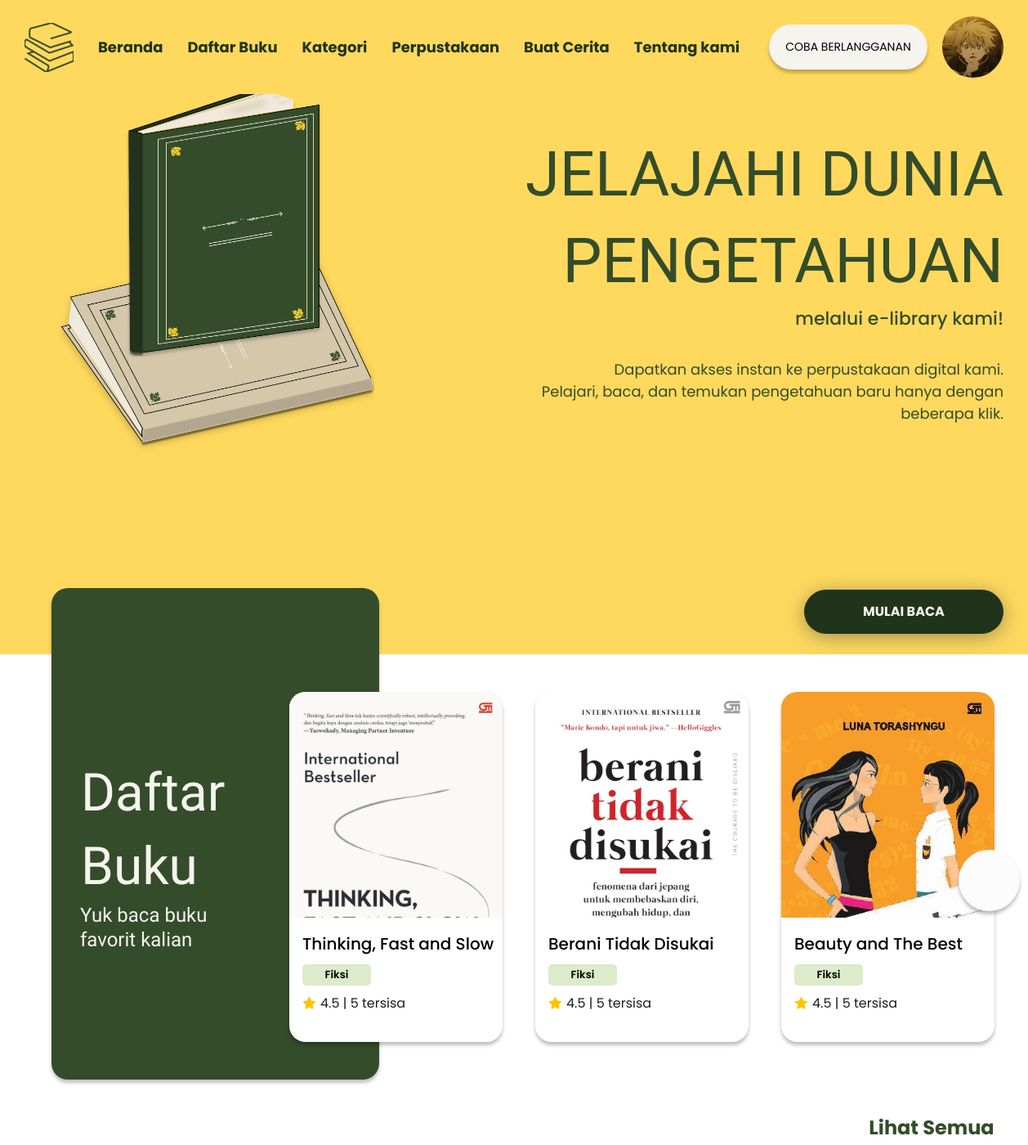
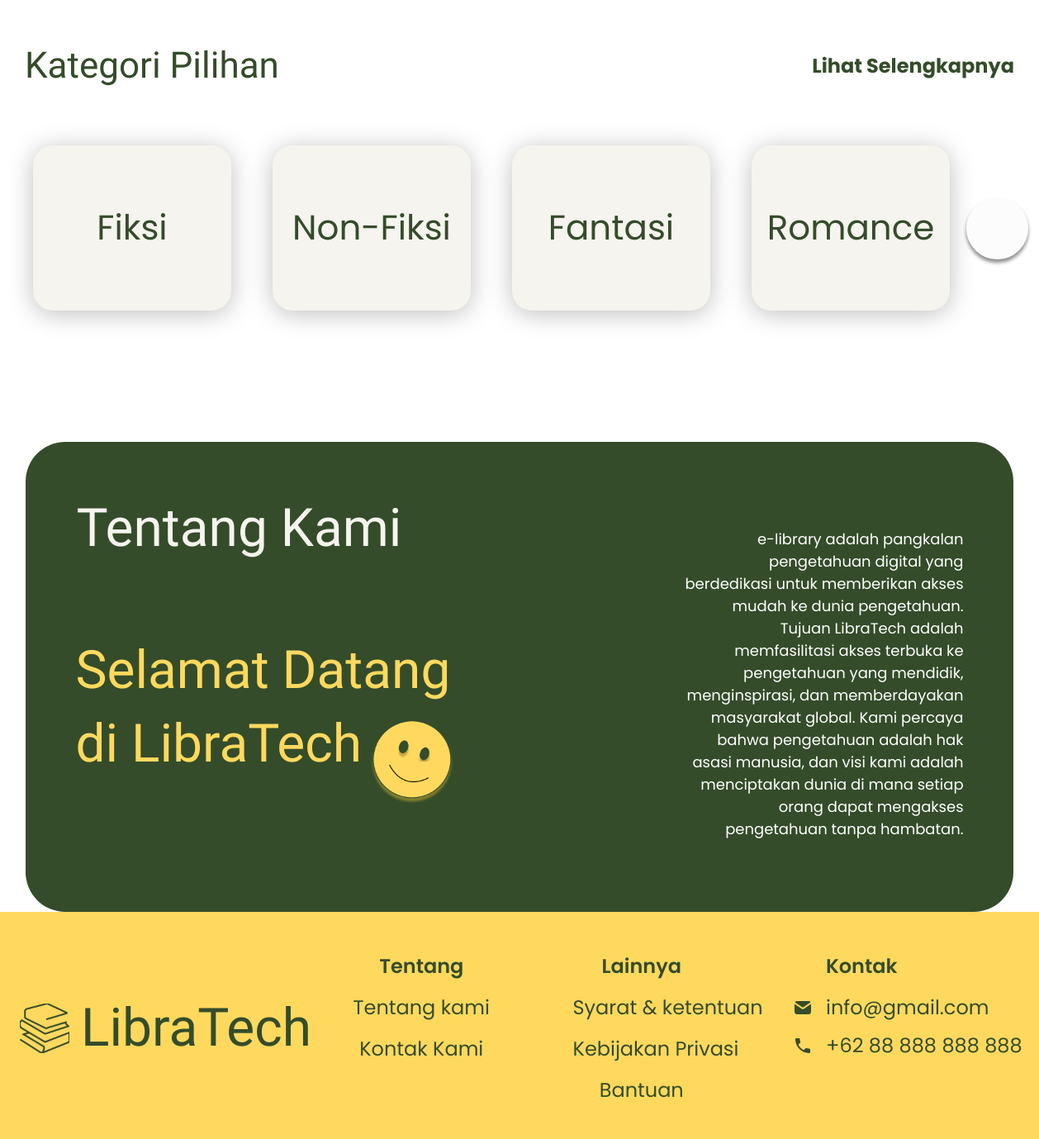
Screenshot of / (signed in) with the database file from the repository (2 pictures, top to bottom).
### tables this page shows
CREATE TABLE `buku` (
  `id_buku` int(11) NOT NULL,
  `judul_buku` varchar(125) NOT NULL,
  `kategori_buku` varchar(125) NOT NULL,
  `penerbit_buku` varchar(125) NOT NULL,
  `penulis_buku` varchar(50) NOT NULL,
  `jumlah_halaman` int(50) NOT NULL,
  `ringkasan_buku` varchar(800) NOT NULL,
  `foto_buku` varchar(255) NOT NULL,
  `rating` float NOT NULL DEFAULT 4.5,
  `link_buku` varchar(225) NOT NULL
);

### index.php (the view, shortened to what this page needs)
<?php
include "config/koneksi.php";
?>
<!DOCTYPE html>
<html>
<head>
  <link rel="stylesheet" href="styles/navigasi.css" />
  <link rel="stylesheet" href="styles/footer.css" />
  <link rel="stylesheet" href="styles/beranda.css" />
</head>
<body id>
  <div class="beranda">
  <?php
if(isset($_SESSION['level'])) {
    if($_SESSION['level'] == "Admin") {
        include "adminnav.php";
    } elseif($_SESSION['level'] = "Anggota") {
        include "navigasi.php";
    } else {
        echo "Role tidak valid";
    }
} else {
    echo "Session role tidak diatur";
}
?>
    <div class="container-landing">
      <div class="container-kiri-kanan">
        <div class="container-kiri">
          <img class="image-landing" src="assets/group-22.png" />
        </div>
        <div class="container-kanan">
          <div class="judul">
            <p class="p2">JELAJAHI DUNIA PENGETAHUAN</p>
            <p class="p1">melalui e-library kami!</p>
          </div>
          <p
            class="p3">
            Dapatkan akses instan ke perpustakaan digital kami.
            <br />
            Pelajari, baca, dan temukan pengetahuan baru hanya dengan beberapa klik.
          </p>
          <div class="button-baca">
          <a href="#baca-buku" style="text-decoration: none; color: #ffffff;">
          <div class="button-baca">
            MULAI BACA
          </div>
          </a>
        </div>
      </div>
      </div>
      <div class="auto-group-container" id="baca-buku">
      <div class="book-list-section">
        <p class="see-all-link"><a href="daftar-buku">Lihat Semua</a></p>
        <div class="book-list-wrapper">
          <p class="book-list-title">Daftar Buku</p>
          <p class="favorite-books-text">Yuk baca buku favorit kalian</p>
        </div>
        <div class="book-frame-container">
        <?php
$query = "SELECT * FROM buku ORDER BY id_buku DESC LIMIT 3";
$result = mysqli_query($koneksi, $query);
if ($result) {
    while ($row = mysqli_fetch_assoc($result)) {
        $judulBuku = $row['judul_buku'];
        $kategoriBuku = $row['kategori_buku'];
        $gambar = $row['foto_buku'];
        $rating = $row['rating'];
        echo '<div class="book-frame">';
        echo '<a href="detail-buku.php?id_buku=' . $row['id_buku'] . '" method="POST" enctype="multipart/form-data">';
        echo '<div class="book-cover"><img src="uploads/' . $gambar . '" alt="' . $judulBuku . '" style="width: 100%; max-width: 300px; height: auto;"></div>';
        echo '<div class="book-details">';
        echo '<div class="container-judul">';
        echo '<p class="book-title">' . $judulBuku . '</p>';
        echo '</div>';
        echo '<div class="book-category">';
        echo '<div class="category-label">' . $kategoriBuku . '</div>';
        echo '<div class="rating-wrapper">';
        echo '<img class="star-icon" src="assets/ph-star-fill-bNR.png" />';
        echo '<p class="rating-text">' . $rating . ' | 5 tersisa</p>';
        echo '</div>';
        echo '</div>';
        echo '</div>';
        echo '</a>';
        echo '</div>';
    }
} else {
    echo "Gagal menjalankan query: " . mysqli_error($koneksi);
}
?>
        </div>
        <div class="arrow-icon-container">
        </div>
      </div>
      <div class="category-selection-section">
        <div class="arrow-icon-wrapper">
        </div>
        <div class="arrow-icon-wrapper">
        </div>
        <div class="category-container">
          <div class="header-category">
            <p class="kategori-p1">Kategori Pilihan</p>
            <p class="kategori-p2"><a href="kategori">Lihat Selengkapnya</a></p>
          </div>
          <div class="menu-kategori-container">
            <a href="" class="menu-kategori">Fiksi</a>
            <a href="" class="menu-kategori">Non-Fiksi</a>
            <a href="" class="menu-kategori">Fantasi</a>
            <a href="" class="menu-kategori">Romance</a>
          </div>
        </div>
      </div>
      <div class="about-us-section" id="tentang">
        <div class="about-us-wrapper">
          <p class="about-us-title">Tentang Kami</p>
          <div class="about-us-content">
            <p class="welcome-message">
              Selamat Datang
              <br />
              di LibraTech
            </p>
            <div class="smile-icon">
              <img class="smile-img" src="assets/auto-group-hsbj.png" />
              <img class="vector-img" src="assets/vector-8-6CH.png" />
            </div>
          </div>
        </div>
        <div class="library-info">
        <p>
          e-library adalah pangkalan pengetahuan digital yang berdedikasi untuk memberikan akses mudah ke dunia pengetahuan.
          <br />
          Tujuan LibraTech adalah memfasilitasi akses terbuka ke pengetahuan yang mendidik, menginspirasi, dan memberdayakan
          masyarakat global. Kami percaya bahwa pengetahuan adalah hak asasi manusia, dan visi kami adalah menciptakan dunia
          di mana setiap orang dapat mengakses pengetahuan tanpa hambatan.
        </p>
      </div>
      </div>
      <?php
    include "footer.php";
    ?>
</body>
</html>

### styles/navigasi.css (style rules this page uses)
html { font-size: 62.5%; }
* { margin: 0; padding: 0; }
a { text-decoration: none; }
body { margin: 0; padding: 0; width: 100vw; }

### styles/footer.css (style rules this page uses)
.about-us-section { box-sizing: border-box; padding: 6rem; width: 95%; display: flex; align-items: center; background-color: #344c2a; border-radius: 4.8rem; flex-shrink: 0; }
.about-us-wrapper { margin: 0rem 25.6rem 6.564rem 0rem; width: 47.5rem; flex-shrink: 0; }
.about-us-title { margin: 0rem 0rem 8.2rem 0.1rem; font-size: 6.4rem; font-weight: 400; line-height: 1.4; color: #f6f4ef; font-family: Bakbak One, "Source Sans Pro"; white-space: nowrap; }
.about-us-content { width: 50%; height: 21.1362rem; position: relative; }
.welcome-message { width: 47.5rem; height: 18rem; position: absolute; left: 0; top: 0; font-size: 6.4rem; font-weight: 400; line-height: 1.4; color: #ffd95e; font-family: Bakbak One, "Source Sans Pro"; }
.smile-icon { box-sizing: border-box; padding: 3.486rem 3.556rem 2.519rem 2.77rem; width: 11.7362rem; height: 11.7362rem; position: absolute; left: 34.9rem; top: 9.4rem; align-items: center; display: flex; flex-direction: column; background-size: cover; background-repeat: no-repeat; background-position: center; background-image: url("../assets/ellipse-8-KkV.png"); }
.smile-img { margin: 0rem 0rem 0.42rem 1.322rem; width: 4.0885rem; height: 2.6559rem; object-fit: contain; vertical-align: top; flex-shrink: 0; }
.vector-img { margin-right: 0.3443rem; width: 5.0661rem; height: 2.6555rem; object-fit: contain; vertical-align: top; flex-shrink: 0; }
.library-info p { margin-top: 1.7rem; text-align: right; font-size: 1.8rem; font-weight: 400; line-height: 1.5; color: #ffffff; font-family: Poppins, "Source Sans Pro"; flex-shrink: 0; }

### rows the page displays
buku: foto_buku (picture), judul_buku "Thinking, Fast and Slow", kategori_buku "Fiksi", rating "4.5"
buku: foto_buku (picture), judul_buku "Berani Tidak Disukai", kategori_buku "Fiksi", rating "4.5"
buku: foto_buku (picture), judul_buku "Beauty and The Best", kategori_buku "Fiksi", rating "4.5"
